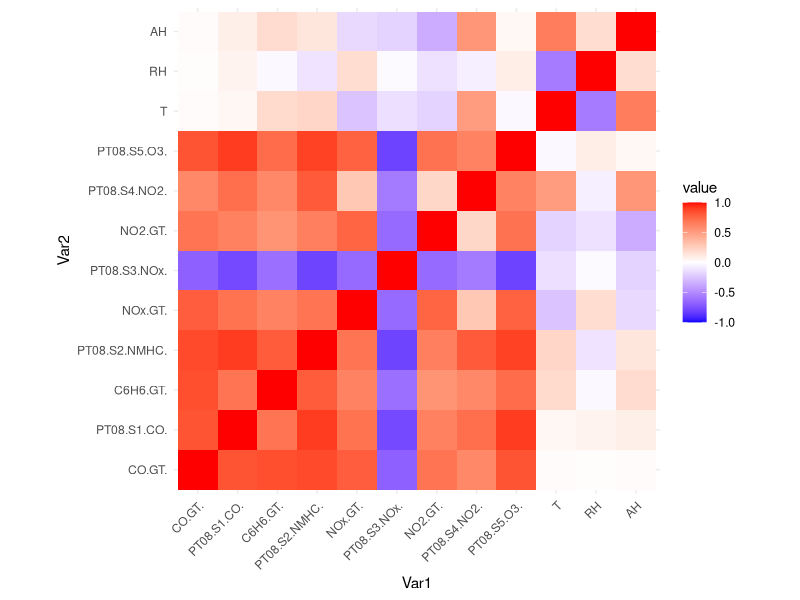
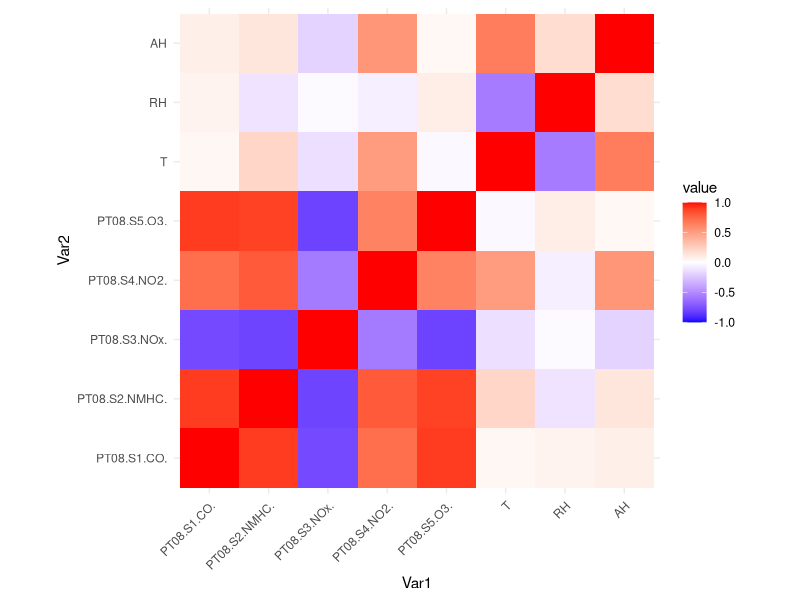

Here is the R script that generated these plots, in order:
setwd("C:/Users/DucDo/OneDrive-UniversityofManitoba/Documents/University_documents/UofM/WInter2025/DATA2010/Air-Quality-Analysis-Project")

df = read.csv("final_cleaned_data.csv")
head(df)

sum(df == -200)
colSums(df == -200)

typeof(df$Date)
typeof(df$Time)
typeof(df)

# df2 <- read.csv("formated_data.csv")
# head(df2)

# 1. Calculate correlation matrix (excluding columns 1 & 2)
cor_matrix <- cor(as.matrix(df[-c(1, 2)]))

# 3. Better alternative using ggplot2
library(ggplot2)
library(reshape2) # For melt() function

correlation_heatmap = function(cor_matrix) {
  # Convert correlation matrix to long format
  melted_cor <- melt(cor_matrix)
  
  # Create heatmap
  ggplot(melted_cor, aes(Var1, Var2, fill = value)) +
    geom_tile() +
    scale_fill_gradient2(low = "blue", high = "red", mid = "white", 
                         midpoint = 0, limit = c(-1,1)) +
    theme_minimal() +
    theme(axis.text.x = element_text(angle = 45, vjust = 1, hjust = 1)) +
    coord_fixed()
}

correlation_heatmap(cor_matrix = cor_matrix)

library(tidyverse)

# Define predictors (exclude Date, Time, and targets)
predictors <- df %>% select(-c(Date, Time, CO.GT., C6H6.GT., NOx.GT., NO2.GT.))

# Define multiple target variables (CO, NOx, Benzene)
targets <- df %>% select(CO.GT., C6H6.GT., NOx.GT., NO2.GT.)

# Normalize data (optional but recommended)

normalize <- function(x) { 
  (x - min(x)) / (max(x) - min(x)) 
}

predictors <- as.data.frame(lapply(predictors, normalize))
# targets <- as.data.frame(lapply(targets, normalize))

# Convert to matrices for Keras
X <- as.matrix(predictors)
# Y <- as.matrix(targets)

correlation_heatmap(cor(X))

# we can see that T, RH and AH are not very correlated to sensor data and pollutant concentration, so we should exclude them.

predictors <- predictors %>% select(-c("T", "RH", "AH"))
################################## KNN

library(FNN)

# Split into training and testing sets
set.seed(123)
trainIndex <- sample(1:nrow(df), size = 0.8 * nrow(df))
train_x <- predictors[trainIndex, ]
train_y <- targets[trainIndex, ]
test_x <- predictors[-trainIndex, ]
test_y <- targets[-trainIndex, ]

knn_result <- function(target) {
  # Train kNN regression model
  knn_fit <- knn.reg(train = train_x,
                        test = test_x,
                        y = train_y[[target]],
                        k = 5)  # k = 5 nearest neighbors
  
  # Predictions
  predictions <- knn_fit$pred
  
  # Evaluate model performance for multiple targets
  mse <- mean((predictions - test_y[[target]])^2)  # Compute MSE for each target
  # return (mse)
  
  # Normalize MSE by the mean of the actual values
  target_mean <- mean(test_y[[target]])
  mse_normalized <- mse / target_mean
  
  return(mse_normalized)  # Return the normalized MSE for this target
}


# CO.GT.     C6H6.GT.      NOx.GT.      NO2.GT. 
# 3.430058e-01 1.009973e+02 9.607039e+04 1.366777e+04 

### Well that is bad. Hold on the code is fucked.

# Example usage for one target variable:
mse_CO <- knn_result("CO.GT.") # 0.3430058        # 0.1651042
mse_C6H6 <- knn_result("C6H6.GT.") # 15.61902     # 1.606616
mse_NOx <- knn_result("NOx.GT.") # 5837.382       # 24.51751
mse_NO2 <- knn_result("NO2.GT.") # 453.9531       # 4.138624

# Display MSE for each target
mse_CO
mse_C6H6
mse_NOx
mse_NO2

### Still pretty bad. The normalized mse for NOx is 2400% of the mean.

############################ use caret library
library(caret)

train = cbind(train_x, train_y)

# List of target variables
# target_names <- c("CO.GT.", "C6H6.GT.", "NOx.GT.", "NO2.GT.")

#######################################################

# Train KNN model using caret
knn_fit <- train(NO2.GT. ~ PT08.S1.CO. + PT08.S2.NMHC. + PT08.S3.NOx. + PT08.S4.NO2. + PT08.S5.O3., 
                 data = train, 
                 method = "knn",
                 tuneGrid = expand.grid(k = 5),  # Specify number of neighbors
                 trControl = trainControl(method = "cv", number = 10))  # Cross-validation

# Predictions
predictions_caret <- predict(knn_fit, newdata = test_x)

# Evaluate performance
mse_caret <- mean((predictions_caret - test_y$CO.GT.)^2)
mse_caret


# 0.3503605 84.74771 91115.17 13220.71

#### WTF this is useless
